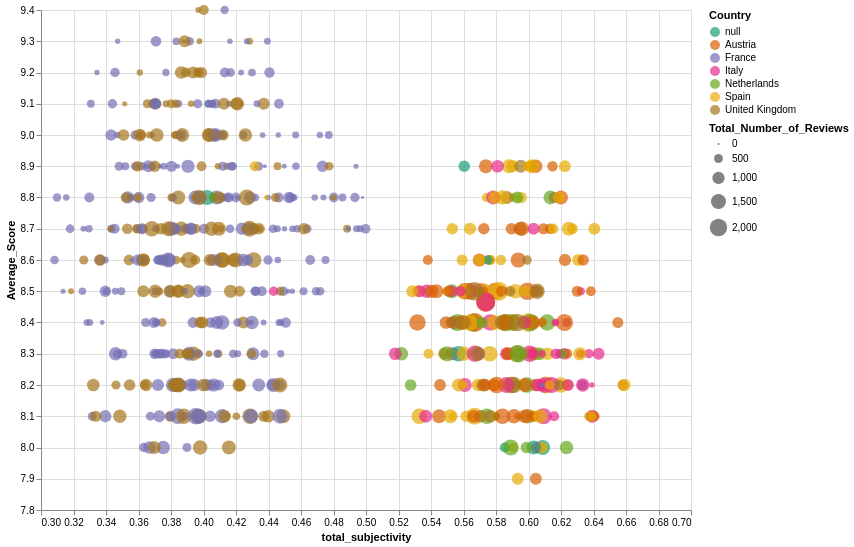

The specification (Vega-Lite) saved for this image:
### Vega-Lite specification from a JSON file in a GitHub repository (floating-point values rounded to 4 significant figures; data arrays with more than 128 entries replaced by an {"elided": "..."} marker saying what was removed)
{"config": {"view": {"continuousWidth": 400, "continuousHeight": 300}}, "data": {"name": "data-2176d9705fffd14b91c21b6e4cceb310"}, "mark": "circle", "encoding": {"color": {"type": "nominal", "field": "Country", "scale": {"scheme": "dark2"}}, "size": {"type": "quantitative", "field": "Total_Number_of_Reviews"}, "tooltip": [{"type": "nominal", "field": "Hotel_Name"}, {"type": "quantitative", "field": "Average_Score"}, {"type": "quantitative", "field": "Total_Number_of_Reviews"}, {"type": "quantitative", "field": "total_subjectivity"}, {"type": "quantitative", "field": "label"}, {"type": "nominal", "field": "geometry"}, {"type": "nominal", "field": "Country"}], "x": {"type": "quantitative", "field": "total_subjectivity", "scale": {"zero": false}}, "y": {"type": "quantitative", "field": "Average_Score", "scale": {"zero": false}}}, "height": 500, "width": 650, "$schema": "https://vega.github.io/schema/vega-lite/v4.8.1.json", "datasets": {"data-2176d9705fffd14b91c21b6e4cceb310": {"elided": "646 records"}}}
